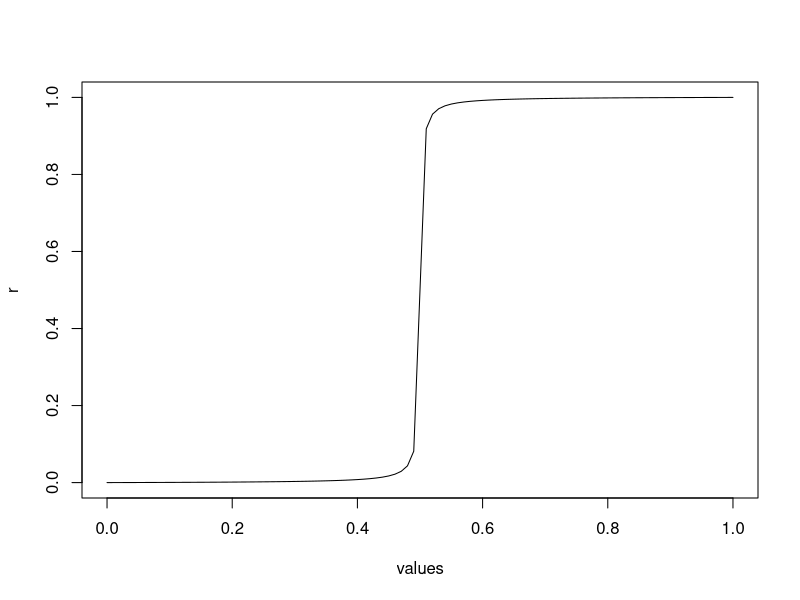
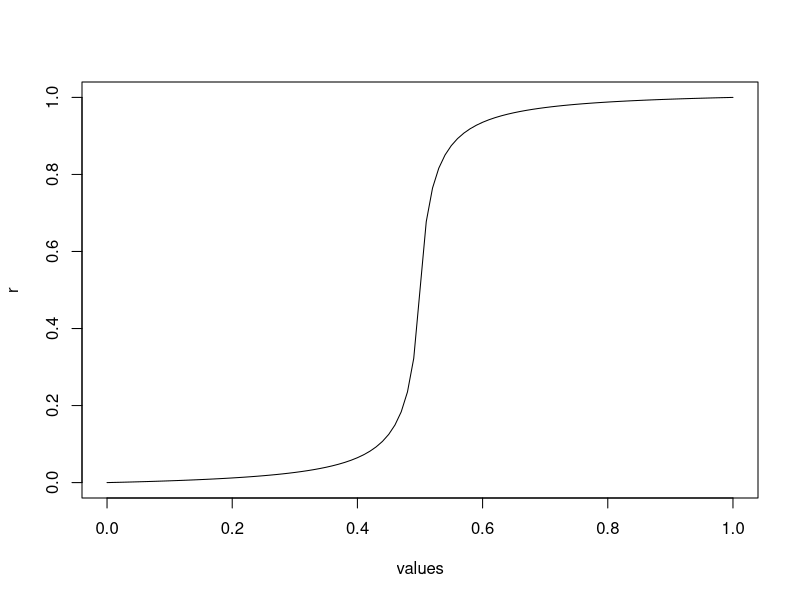
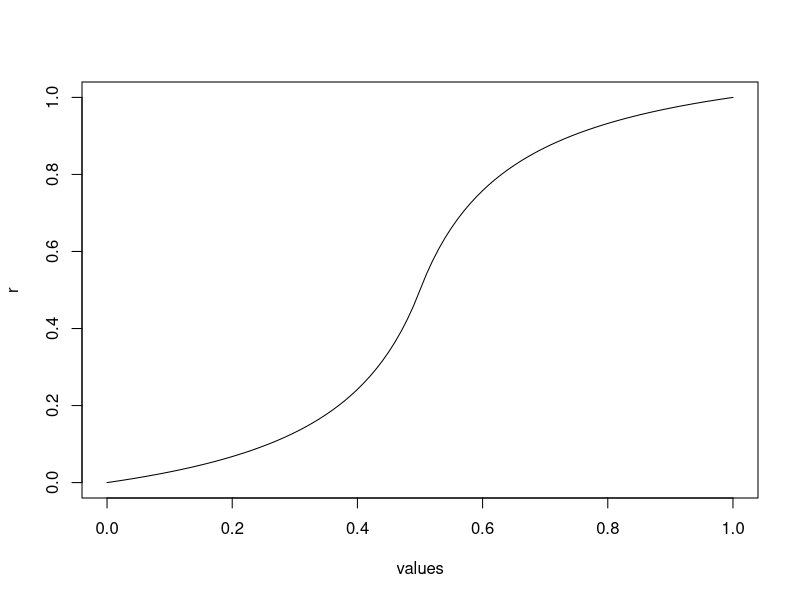
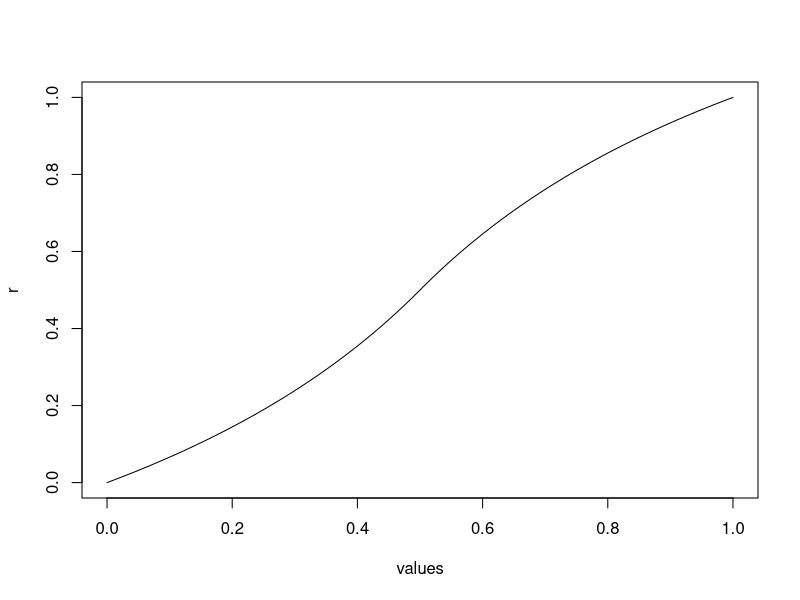

R code for these plots, in order:
library(cluster)
library(glmnet)
library(nnet)
 
snn <- function (formula, data, subset=NULL, weights, na.action, x = FALSE, y = FALSE, ...)
{
  ret.x <- x
  ret.y <- y
  mf <- match.call(expand.dots = FALSE)
  m <- match(c("formula", "data", "subset", "na.action"), names(mf), 0L)
  mf <- mf[c(1L, m)]
  mf$drop.unused.levels <- TRUE
  ## need stats:: for non-standard evaluation
  mf[[1L]] <- quote(stats::model.frame)
  mf <- eval(mf, parent.frame())
  
  if (is.empty.model(mf)) {
    stop("Empty model not supported")
  }
  y <- model.response(mf)
  # x <- model.frame(mt, mf)
  x <- data.frame(mf[,-1])
  
  z <-  snn.fit(x, y, ...)
  
  # predict test data
  
  class(z) <- c("snn")
  z$na.action <- attr(mf, "na.action")
  z$call <- match.call()
  z$mf <- mf
  if (ret.x) z$x <- x
  if (ret.y) z$y <- y
  z$formula <- formula
  
  #Predict test data
  if(!is.null(subset) && length(subset)<nrow(data)){
    cat('Predicting test data\n')
    
    test.y <- model.response(model.frame(formula,data=data[-subset,]))
    
    if(is.logical(y)|| is.factor(y)){
      pred <- predict (z, newdata=data[-subset,], type=c("response","prob"))
      z$testResponse <- pred$response
      z$testProb <- pred$prob
      
      tab <- table(Truth=test.y,Pred=pred$response)
      z$testError <- 1-sum(tab[row(tab)==col(tab)])/sum(tab)
      z$testAccuracy <- 100*(1- z$testError)
      z$testContingencyTable <- tab
    }
    else if(is.numeric(y)){
      z$testResponse <- predict (z, newdata=data[-subset,], type="response")
      z$testReal <- test.y
      z$mse <- sum((z$testResponse - test.y)^2)/length(test.y)
      z$nmse <- z$mse/((length(test.y)-1)*var(test.y))
    }
    else {
      stop('Output type not supported')
    }
    
  }
  z
}


snn.fit <- function (x, y, method="glm", classical=FALSE, simil.types=list(),p=1,...)
{
  if (is.null(n <- nrow(x))) stop("'x' must be a dataframe")
  if (n == 0L) stop("0 (non-NA) cases")
  p <- ncol(x)
  if (p == 0L) stop("Null model")
  ny <- NCOL(y)
  
  chkDots(...)
  
  if (classical)  
    learn.data <- x
  else { 
    x.daisy <- daisy(x, metric="gower", type = simil.types)
    x.simils <- 1-as.matrix(x.daisy)
    x.simils <- apply(x.simils, c(1,2), function(x) f_p(x,p))
    learn.data <- data.frame(x.simils)
  }
  
  clusters.idxs <- snn.findclusters(learn.data,...)
  
  prototypes <- x[clusters.idxs,]
  
  dataframe <- data.frame(learn.data[,clusters.idxs], Target=y)  
  
  if(is.factor(y) || is.logical(y)){
    model <- snn.createClassificationModel(dataframe, method=method)
  }
  else if(is.numeric(y)){
    model <- snn.createRegressionModel(dataframe, method=method)
  }
  else stop("Output type not supported")
  
  z <- list() # Output
  z$model <- model
  z$prototypes <- prototypes
  z$classical <- classical
  z$simil.types <- simil.types
  z$p <- p
  if (!classical)
    z$sim <- learn.data
  z$outputType <- class(y)
  if(class(y)=="factor")
    z$outputLevels <- levels(y)
  z$dataframe <- dataframe
  z$method <- method
  z
}

snn.createClassificationModel <- function(dataframe,method="glm"){
  y <- model.response(model.frame(Target~.,dataframe))
  if(is.logical(y) || (is.factor(y) && nlevels(y)==2))
    family.type <- "binomial"
  else if(is.factor(y) && nlevels(y)>2)
    family.type <- "multinomial"
  print(family.type)
  if(method=="glm" && family.type == "binomial"){
    cat("[Classification] Creating glm model...\n")
    model <- glm (Target~., data=dataframe, family="binomial")
    model <- step(model, trace=0)
  }
  else if(method=="multinom" && family.type == "multinomial"){
    cat("[Classification] Creating glm model...\n")
    model <- multinom (Target~., data=dataframe)

  }
  else if(method=="ridge" || method=="lasso"){
    cat("[Classification] Creating multinom model...\n")
    x <- as.matrix(dataframe[,-which(names(dataframe) %in% c("Target"))])
    y <- dataframe$Target
    alpha <- ifelse(method=="lasso", 1, 0)
    cv.result <- cv.glmnet(x,y,nfolds = 10,family = family.type, alpha=alpha)
    model <- glmnet(x,y,family=family.type, lambda=cv.result$lambda.1se[1], alpha=alpha)
  }
  else
    stop(gettextf("Classification method '%s' is not supported. Choose: glm, multinom, ridge, lasso", method))
  print('out')
  model
  
}

snn.createRegressionModel <- function(dataframe,method="lm"){
  
  if(method=="lm"){
    cat("[Regression] Creating lm model...\n")
    model <- lm (Target~., data=dataframe)
    model <- step(model, trace=0)
  }
  else if(method=="ridge"){
    cat("[Regression] Creating ridge regression model...\n")
    stop("ToDO")
  }
  else
    stop(gettextf("Classification method '%s' is not supported. Choose: lm, ridge", method))
  model
  
}

#Function to find the clusters
snn.findclusters <- function(x,         #Dataset
                             clust.method = 'R', # Clustering method
                             clust.metric="euclidean", # (PAM)
                             clust.stand=FALSE,        # (PAM)
                             ...){
  N <- nrow(x)
  M <- snn.numberOfClusters(N, ...)
  
  if(clust.method=="PAM"){
    cat("[Clustering] PAM...\n")
    dataset.pam <- pam (x, k=M, metric = clust.metric, stand=clust.stand, keep.diss=FALSE, keep.data=FALSE)
    return(dataset.pam$id.med)  
  }
  else if(clust.method=="R" || clust.method=="Random"){
    cat("[Clustering] Random\n")
    return(sample(1:N,M))
  }
  else 
    stop(gettextf("Clustering method '%s' is not supported. Supported methods: PAM and Random.", clust.method))
}

# Method to find the number of clusters
# hp <- Estimation of the proportion of clusters.
# nclust.method <- method to decide the number of clusters
snn.numberOfClusters <- function(N, hp=0.1, nclust.method='C'){

  if(nclust.method=="U"|| nclust.method=="Uniform"){
    cat("[Num of clusters method]: Uniform")
    M <- round(runif(1,1,N*hp))
  }
  else if(nclust.method=="B" || nclust.method=="Binomial"){
    cat("[Num of clusters method]: Binomial")
    M <- rbinom(1,N,hp)
  }
  else if(nclust.method=="P" || nclust.method=="Poisson"){
    cat("[Num of clusters method]: Poisson")
    M <- min(rpois(1, N*hp),N)
  }
  else if(nclust.method=="C" || nclust.method=="Constant"){
    cat("[Num of clusters method]: Constant")
    M <- floor(hp*N)
  }
  else 
    stop(gettextf("Number of clusters method '%s' is not supported. Methods supported: Uniform (U), Binomial (B), Poisson (P) and Constant(C).", nclust.method))
  
  M <- max(M,1)
  cat(" - ", M,"\n")
  M
}

print.snn <- function(x, digits = max(3L, getOption("digits") - 3L), ...)
{
  stop("ToDo implementation")
}

summary.snn <- function (object, correlation = FALSE, symbolic.cor = FALSE, ...)
{
  stop("ToDo implementation")
}



predict.snn = function(object, newdata,type=c("response","prob")){

  mf <- model.frame(object$formula,newdata)
  x <- mf[,-1]
  y <- model.response(mf)
  
  if (object$classical)  
    test.x <- x
  else { 
    compute.daisy <- function(newX, prototypes){
      tmp <- rbind(newX, prototypes)
      daisy.dist <- daisy(tmp, metric="gower", type = object$simil.types)
      as.matrix(daisy.dist)[1,-1]
    }
    
    x.daisy <- t(apply(x, 1, function(row) compute.daisy(row, object$prototypes)))
    x.simils <- 1-as.matrix(x.daisy)
    x.simils <- apply(x.simils, c(1,2), function(x) f_p(x,object$p))
    test.x <- data.frame(x.simils)
    colnames(test.x) = paste('X', row.names(object$prototypes), sep="")
  }
  
  if(object$method=="ridge" || object$method=="lasso") # Glmnet does not support data frame
    test.x  <- as.matrix(test.x)
  
  #Predict by type
  if(object$outputType == "logical"){
    test.prob <- predict (object$model, test.x, type="response")
    response <- test.prob>=0.5
  }
  else if(object$outputType == "factor"){
    if(any(class(object$model) == "multinom")) 
      prob <-  predict (object$model, test.x, type="probs")
    else 
      prob <-  predict (object$model, test.x, type="response")
    
    response <- apply(prob,1,function(p) object$outputLevels[which.max(p)[1]])
    test.prob <- apply(prob,1,function(p) max(p))
  }
  else if(object$outputType=="numeric"){
    response <- predict (object$model, test.x, type="response")
  }
  else
    stop("[Predicting] Output type not supported")
  z <-list()
  
  if("response" %in% type)
    z$response <- response
  
  if("prob" %in% type && (object$outputType == "logical" || object$outputType == "factor"))
    z$prob <- test.prob
  
  if(length(z)==1)
    return(z[[1]])
  
  z
}


f_p <- function(x,p){
  a <- function(p) (-0.5+sqrt(0.5^2+4*p))/2
  if(x<=0.5){
    value <- -p/((x-0.5)-a(p)) -a(p)
  }
  else{
    value <- -p/((x-0.5)+a(p)) +a(p)+1
  }
  value
}

plot.fp <- function(values,p){
  r <- lapply(values, function(v) f_p(v,p))
  plot(values,r, type="l")
}
plot.fp(seq(0,1,0.01),0.001)
plot.fp(seq(0,1,0.01),0.01)
plot.fp(seq(0,1,0.01),0.1)
plot.fp(seq(0,1,0.01),1)
